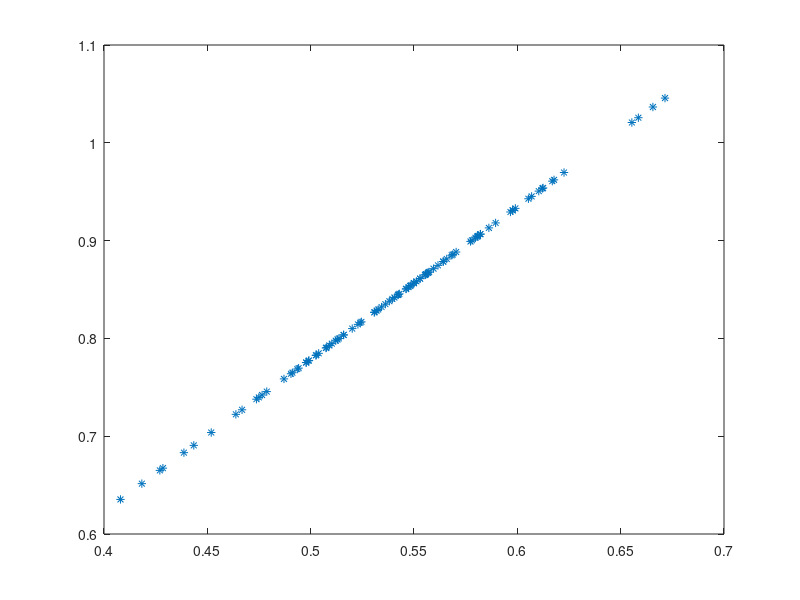

Write MATLAB code to recreate this figure.
%use the polar coordiante
%Author: Lili Meng

for i=1:100
  rho(i)=normrnd(1,0.1);
  theta(i)=normrnd(1,0);
end

[x1,y1] = pol2cart(theta, rho);

figure
%polar(theta, rho, '*');
plot(x1,y1,'*')
